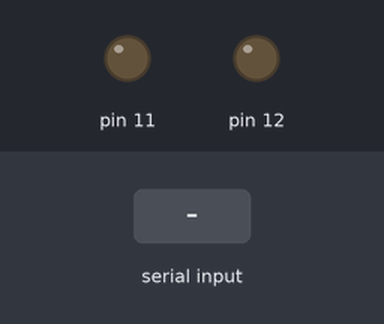
A sketch run on a simulated Arduino Uno, built with avr-gcc and run on an emulated ATmega328P. Parts: output pins drawn as LEDs (lit = HIGH). Inputs (shaded band) come from the test bench. What the sketch prints to the serial monitor is not drawn.

Above: at 13.2 s.
13.3 s: "LIGHT1+ON" received over Serial
At 14.4 s:
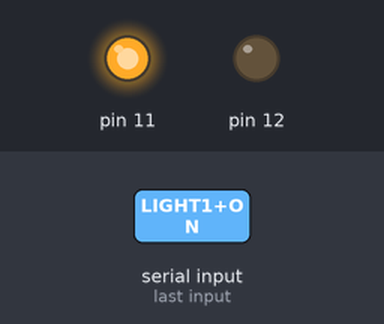
14.8 s: "LIGHT2+ON" received over Serial
At 15.5 s:
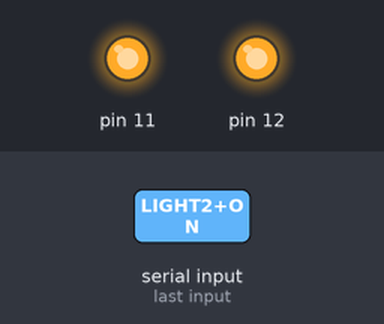
16.3 s: "LIGHT1+OFF" received over Serial
At 16.7 s:
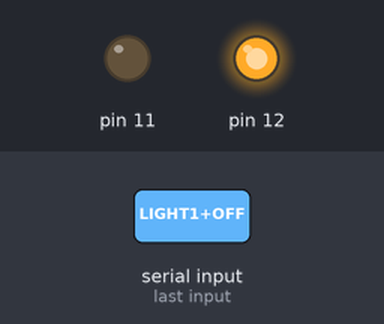
17.8 s: "LIGHT2+OFF" received over Serial
At 19.0 s:
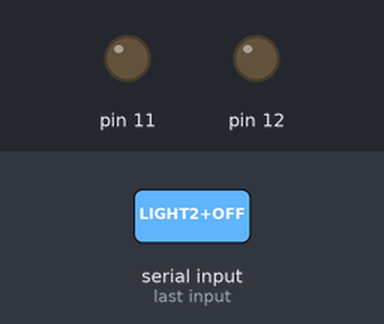
Timing chart, 0 to 20.3 s (numbered marks = the images above; inputs shaded):
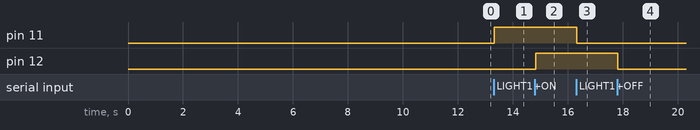

The sketch:

esp_server_arduino_prog.ino
```cpp
String readString;
String bak[5]="";
String denek = "";

__FlashStringHelper *den1 ;
__FlashStringHelper *den2 ;
__FlashStringHelper *den3 ;
__FlashStringHelper *den4 ;
__FlashStringHelper *den5 ;
__FlashStringHelper *den6 ;
__FlashStringHelper *den7 ;
__FlashStringHelper *den8 ;
__FlashStringHelper *den9 ;
__FlashStringHelper *srv1 ;
__FlashStringHelper *srv2 ;
__FlashStringHelper *srv3 ;
__FlashStringHelper *srv4 ;
__FlashStringHelper *srv5 ;
__FlashStringHelper *srv6 ;
__FlashStringHelper *srv7 ;

char * pch;
char * str;
int say=0;
int say2=0;
int x=1;
int bekle=0;
int wc=0;
int prob=0;
int sayac=0;
int saybak=0;

void bakgel(){        // bekleme komutunu tekrar tekrar kullanmak yerine bu şekilde yapıldı hafıza kaplamasın diye.
  delay(1000);
}

void serverac(){          // ****** server bilgilerini gönder ****************
srv1=F("AT+CWMODE=3");        // F fonksiyonu ile program belleğine gönderildi bu değişkenler.
srv2=F("AT+CIPMODE=0");
srv3=F("AT+CIPMUX=1");
srv4=F("AT+CWDHCP=2,0");
srv5=F("AT+CIPAP=\"192.168.4.1\"");
srv6=F("AT+CWSAP=\"ESP8266\",\"12345678\",6,4");
srv7=F("AT+CIPSERVER=1,80");

  Serial.println("AT+RST");
  delay(5000);
  Serial.println(srv1);
  bakgel();
  Serial.println(srv2);
  bakgel();
  Serial.println(srv3);
  bakgel();
  Serial.println(srv4);
  bakgel();
  Serial.println(srv5);
  bakgel();
  Serial.println(srv6);
  bakgel();
  Serial.println(srv7);
  bakgel();

}

void ipdcontrol(){


      sayac=0;
str = bak[1].c_str();
   pch=strstr (str,"IPD");    // 2. string ifadenin bulunduğu yerden itibaren string ifadenin sonuna kadar okur.
    denek=pch;                      // bu pch  char şeklinde olduğundan bunu string değişkenine çevirip uzunluğunu bulmak istiyoruz.
    say=denek.length();           // string uzunluğunu buluruz.
      if (say>0){
        prob=1;
        sayac=1;
        //Serial.print("bak[1]ipdcontrol ") ;Serial.println(bak[1]) ;
        }

}


void kontrol(){         // ***************  string ifadesinde 2. bir string ifadeyi bulur yoksa null döndürür.
//Serial.println(" kontrol") ;
    if (say2==0) {      // bu devamlı buraya geldiğinde işlem yapmadan gitsin diye yapıldı. vakit kaybetmesin
      wc=2;
      denek=bak[2];
      str = bak[2].c_str();   // bu ifade normal string ifadesini const char şekline dönüştürür. normal şekilde const char ifadelere  str=bak[2] şeklinde çeviriyi kabul etmez.

      //**********  buton tanımlamaları ***********************

     pch=strstr (str,"LIGHT1+ON");    // 2. string ifadenin bulunduğu yerden itibaren string ifadenin sonuna kadar okur.
     denek=pch;                      // bu pch  char şeklinde olduğundan bunu string değişkenine çevirip uzunluğunu bulmak istiyoruz.
     say=denek.length(); // string uzunluğunu buluruz.
        if (say>0){digitalWrite(11,HIGH);
        wc=1;
        //Serial.println(bak[2]) ;
        }

     pch=strstr (str,"LIGHT2+ON");    // 2. string ifadenin bulunduğu yerden itibaren string ifadenin sonuna kadar okur.
     denek=pch;                      // bu pch  char şeklinde olduğundan bunu string değişkenine çevirip uzunluğunu bulmak istiyoruz.
     say=denek.length();           // string uzunluğunu buluruz.
       if (say>0){digitalWrite(12,HIGH);wc=1;}

     pch=strstr (str,"LIGHT1+OFF");    // 2. string ifadenin bulunduğu yerden itibaren string ifadenin sonuna kadar okur.
     denek=pch;                      // bu pch  char şeklinde olduğundan bunu string değişkenine çevirip uzunluğunu bulmak istiyoruz.
     say=denek.length();           // string uzunluğunu buluruz.
       if (say>0){digitalWrite(11,LOW);wc=1;}

    pch=strstr (str,"LIGHT2+OFF");    // 2. string ifadenin bulunduğu yerden itibaren string ifadenin sonuna kadar okur.
    denek=pch;                      // bu pch  char şeklinde olduğundan bunu string değişkenine çevirip uzunluğunu bulmak istiyoruz.
    say=denek.length();           // string uzunluğunu buluruz.
      if (say>0){digitalWrite(12,LOW);wc=1;}

        if (wc==2){
   str = bak[1].c_str();
   pch=strstr (str,"IPD");    // 2. string ifadenin bulunduğu yerden itibaren string ifadenin sonuna kadar okur.
    denek=pch;                      // bu pch  char şeklinde olduğundan bunu string değişkenine çevirip uzunluğunu bulmak istiyoruz.
    say=denek.length();           // string uzunluğunu buluruz.
      if (say>0){
        prob=1;
        //digitalWrite(12,HIGH);
        htmlpage();         // ****  şayet ilk defa web isteği geliyorsa kullanıcıya uygun web sayfasını yollar.
        wc=1;
        }
   }
        // Serial.println(wc) ;
        // Serial.println(denek) ;
       // Serial.print("bak[1]") ;Serial.println(bak[1]) ;        // ******************** videoda bunları AÇ göster ****************************************************
   //  Serial.println(bak[2]) ;
    bak[1]="";
    bak[2]="";
    say2=1;x=1;bekle=0;
    }
 bekle=0;
}

void htmlpage(){
 // Serial.println(den1,den2,den3) ;
  Serial.println("AT+CIPSEND=0,450");
         delay(200);
  Serial.print(den1) ;
  Serial.print(den9) ;
  Serial.print(den2) ;
  Serial.print(den3) ;
  Serial.print(den4) ;
  Serial.print(den5) ;
  Serial.print(den6) ;
  Serial.print(den7) ;
  Serial.println(den8) ;
  delay(100);
  prob=0;
}

void setup() {
   Serial.begin(115200);
  pinMode(11, OUTPUT);
  pinMode(12, OUTPUT);
 // Serial.println("baslangic");
  say2=1;
  prob=0;
  // **************  aşağıdaki denx değişkenleri saklama alanına F donksiyonu ile gönderiliyor. ******************
  den1 = F("<!DOCTYPE html><html><form action=\"\" method=\"post\">");
  den9 = F("<input type=\"\" name=\"action\" value=\"Butonlari kullanin\" /><br><br>");
  den2 = F("<input id=\"LIGHT1ON\" type=\"submit\" name=\"submit\" value=\"LIGHT1 ON\">");
  den3 = F("<input id=\"LIGHT1OFF\" type=\"submit\" name=\"submit\" value=\"LIGHT1 OFF\">");
  den4 = F("<p><input id=\"LIGHT2ON\" type=\"submit\" name=\"submit\" value=\"LIGHT2 ON\">");
  den5 = F("<input id=\"LIGHT2OFF\" type=\"submit\" name=\"submit\" value=\"LIGHT2 OFF\"></p>");
  den6 = F("</form></html>");
  den7 = F("<?php");
  den8 = F("if (isset($_POST['action'])) {}?>");
   serverac();
}

void loop() {
  if (Serial.available() > 0){
    delay(5);
    lightkontrol();
/*    char c = Serial.read();
               readString += c;
               readString.trim();

    if (readString == "+IPD"){
      Serial.println("Ok");
      bak[1]=readString;
      lightkontrol();
       readString="";
    }*/
  }
}

void lightkontrol(){
 sayac=0;bak[1]="";
  readString="";
  basadon:
  say2=0;
  delay(10);
  if (Serial.available() > 0){
    sayac=1;say2=1;
    if (bak[1]==""){
      saybak=0;
    }

while  (Serial.available() > 0){
        char c = Serial.read();
        saybak++;


  if (saybak<=20){
        readString += c;
  }
   if (saybak==20){
    bak[1]=readString;
         readString="";
    }
  if (saybak>=285 ){
        readString += c;
  }

}
  bak[2]=readString;
  //Serial.print("saybak" );Serial.println(saybak);
  }
  if (sayac==1){
    sayac=0;
    goto basadon;
  }
//Serial.print("say2" );Serial.println(say2);
//Serial.print("bak1light" );Serial.println(bak[1]);
//Serial.print("bak2 light");Serial.println(bak[2]);

kontrol();
}
```

Measured:
- after the input at 13.3 s, pin 11: LOW → HIGH at once
- after the input at 14.8 s, pin 12: LOW → HIGH at once
- after the input at 16.3 s, pin 11: HIGH → LOW at once
- after the input at 17.8 s, pin 12: HIGH → LOW at once
